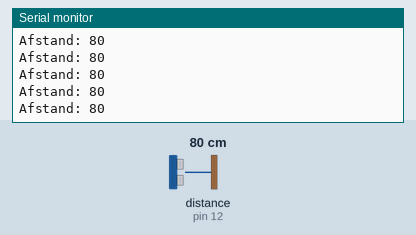
The sketch below on a simulated Arduino Uno, built with avr-gcc and run on an emulated ATmega328P. Shown: the last lines printed to the serial monitor. Wiring (inferred from the names in the program): ultrasonic range finder: trigger pin 13; echo pin 12. The inputs (shaded band) are chosen by the test bench; at power-on: distance to the obstacle (sensor on pin 12) 80 cm. The echo pulse lasts 58.3 µs per cm.

Above: at 1.2 s.
1.3 s: distance to the obstacle (sensor on pin 12) set to 2 cm
At 1.38 s:
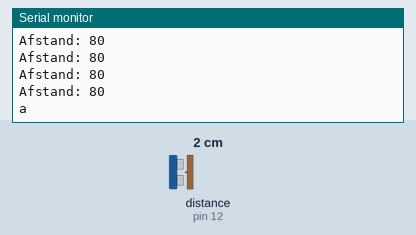
3.2 s: distance to the obstacle (sensor on pin 12) set to 53 cm
At 3.29 s:
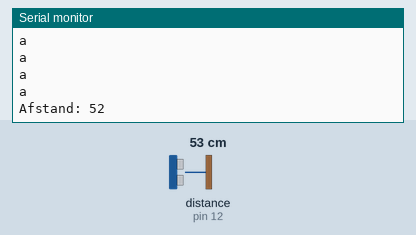
6.2 s: distance to the obstacle (sensor on pin 12) set to 250 cm
At 6.31 s:
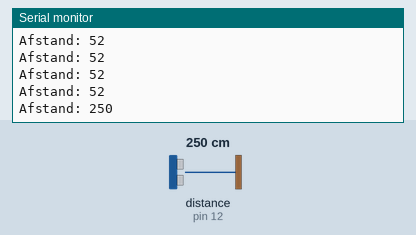
Timing chart, 0 to 9.2 s (numbered marks = the images above; inputs shaded):
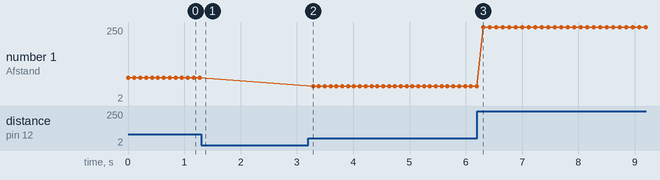

Measured:
- after the input at 1.3 s, the serial monitor: prints a new line after 0.07 s (image 1)
- after the input at 3.2 s, the serial monitor: prints a new line after 0.09 s (image 2)
- after the input at 6.2 s, the serial monitor: prints a new line after 0.11 s (image 3)
- plotted number 1: 80 → 52 after the input at 3.2 s, 52 → 2 after the input at 6.2 s

The sketch:

afstandsensor.ino
```cpp
int TRIG_PIN = 13;
int ECHO_PIN = 12;

void setup() {
  pinMode(TRIG_PIN, OUTPUT);
  pinMode(ECHO_PIN, INPUT);
  Serial.begin(9600);
}

void loop() {
  digitalWrite(TRIG_PIN, LOW);
  delayMicroseconds(2);
  digitalWrite(TRIG_PIN, HIGH);
  delayMicroseconds(10);
  digitalWrite(TRIG_PIN, LOW);

  const unsigned long duration= pulseIn(ECHO_PIN, HIGH);
  int distance= duration/29/2;

  // print een 'a' als er een object binnen 50cm van de sensor komt
  if(distance <= 50){
    Serial.println("a");
  }
  // print de afstand zodat de serial niet op een 'a' vast komt te staat
  if(distance >= 50){
    Serial.print("Afstand: ");
    Serial.println(distance);
  }
  // korte delay zodat de srial niet vol gespamt wordt
  delay(100);
}
```
